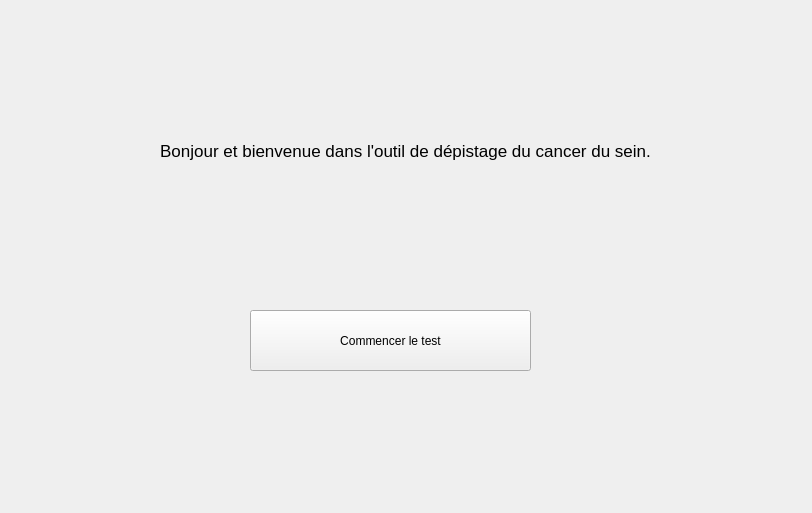
<?xml version="1.0" encoding="UTF-8"?>
<ui version="4.0">
 <class>MainWindow</class>
 <widget class="QMainWindow" name="MainWindow">
  <property name="geometry">
   <rect>
    <x>0</x>
    <y>0</y>
    <width>812</width>
    <height>513</height>
   </rect>
  </property>
  <property name="windowTitle">
   <string>Test du cancer</string>
  </property>
  <property name="windowIcon">
   <iconset>
    <normaloff>../../projet/icon_cancer.ico</normaloff>../../projet/icon_cancer.ico</iconset>
  </property>
  <widget class="QWidget" name="centralwidget">
   <widget class="QLabel" name="bienvenue">
    <property name="enabled">
     <bool>true</bool>
    </property>
    <property name="geometry">
     <rect>
      <x>50</x>
      <y>90</y>
      <width>711</width>
      <height>121</height>
     </rect>
    </property>
    <property name="sizePolicy">
     <sizepolicy hsizetype="Preferred" vsizetype="Preferred">
      <horstretch>0</horstretch>
      <verstretch>0</verstretch>
     </sizepolicy>
    </property>
    <property name="font">
     <font>
      <pointsize>13</pointsize>
      <weight>50</weight>
      <bold>false</bold>
     </font>
    </property>
    <property name="mouseTracking">
     <bool>false</bool>
    </property>
    <property name="layoutDirection">
     <enum>Qt::LeftToRight</enum>
    </property>
    <property name="autoFillBackground">
     <bool>false</bool>
    </property>
    <property name="text">
     <string>Bonjour et bienvenue dans l'outil de dépistage du cancer du sein.</string>
    </property>
    <property name="alignment">
     <set>Qt::AlignCenter</set>
    </property>
   </widget>
   <widget class="QPushButton" name="pushButton">
    <property name="geometry">
     <rect>
      <x>250</x>
      <y>310</y>
      <width>281</width>
      <height>61</height>
     </rect>
    </property>
    <property name="text">
     <string>Commencer le test</string>
    </property>
   </widget>
  </widget>
  <widget class="QMenuBar" name="menubar">
   <property name="geometry">
    <rect>
     <x>0</x>
     <y>0</y>
     <width>812</width>
     <height>26</height>
    </rect>
   </property>
  </widget>
  <action name="actionsave">
   <property name="text">
    <string>save</string>
   </property>
  </action>
 </widget>
 <resources/>
 <connections/>
</ui>
